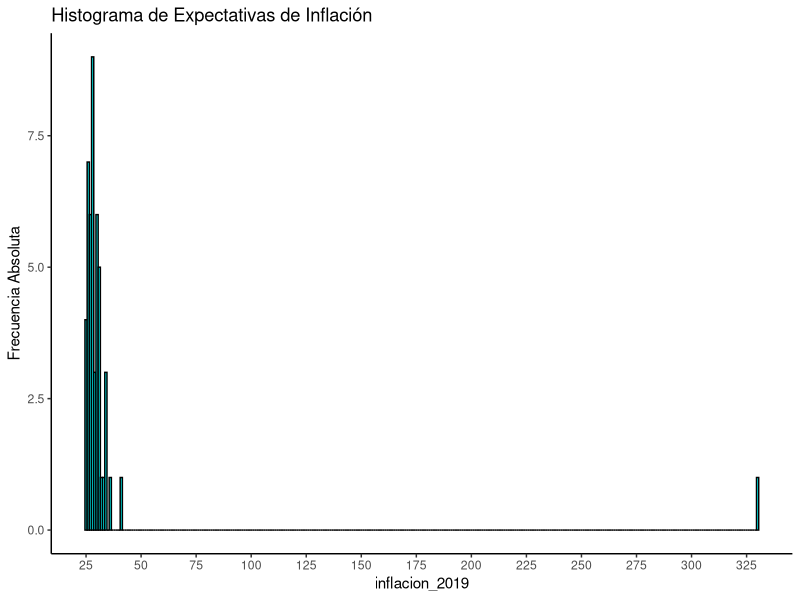
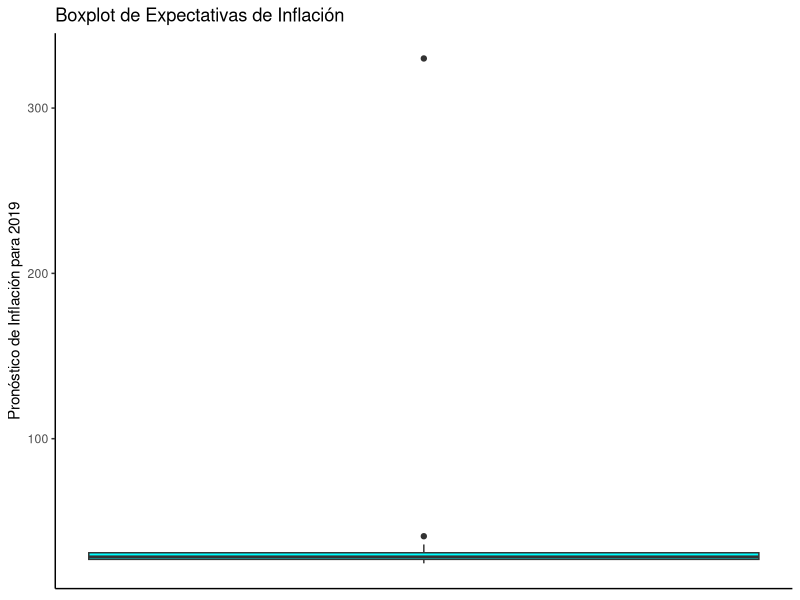
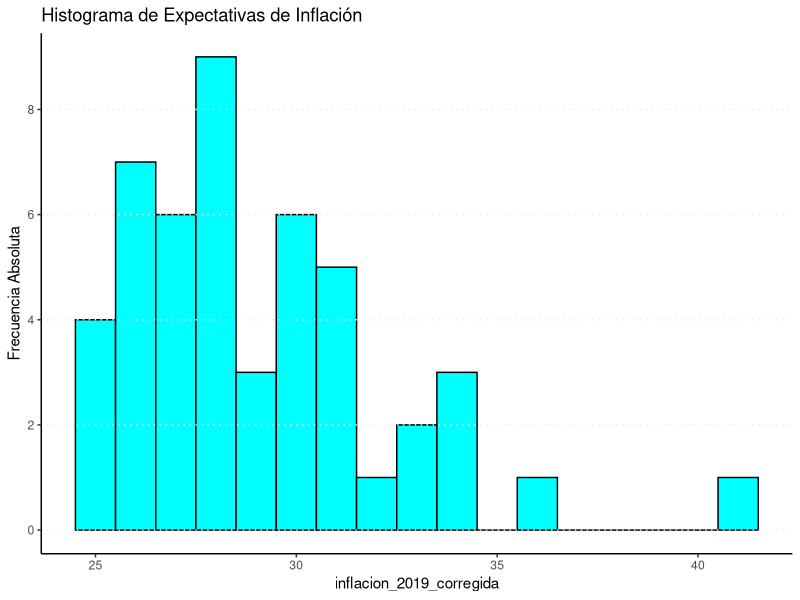
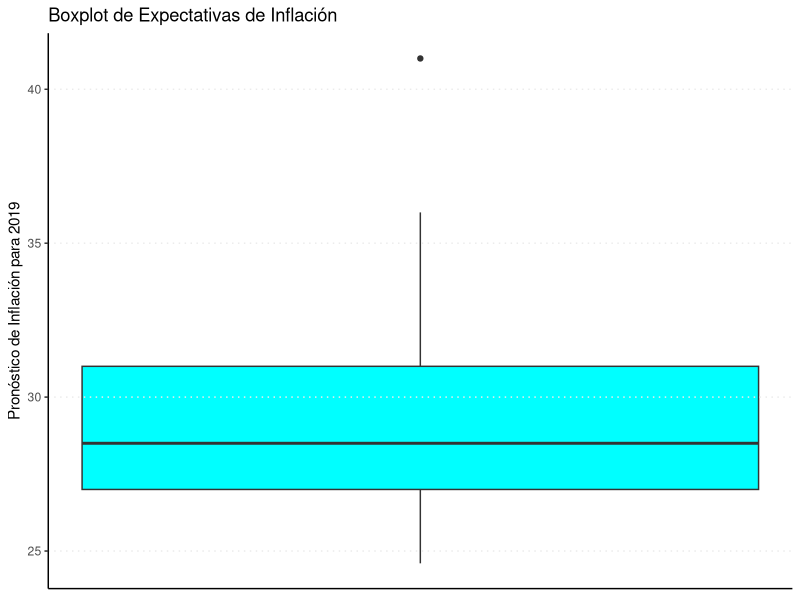
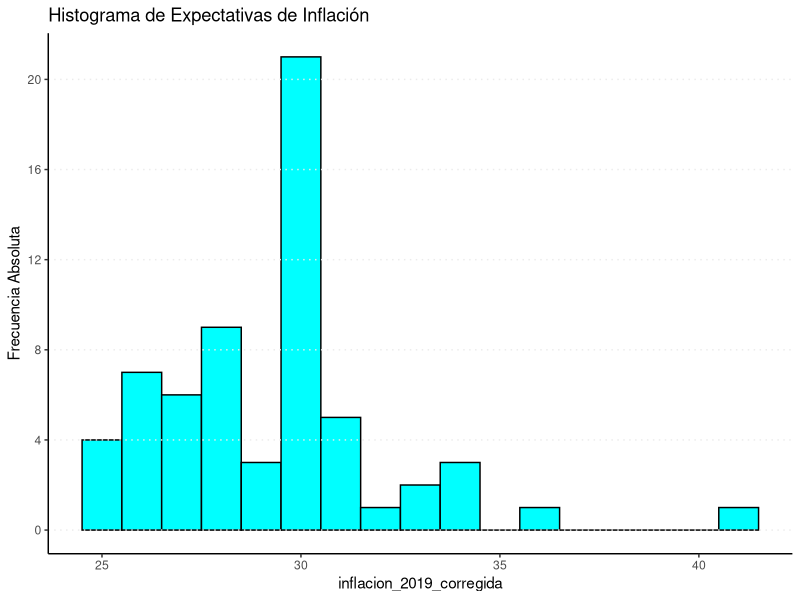
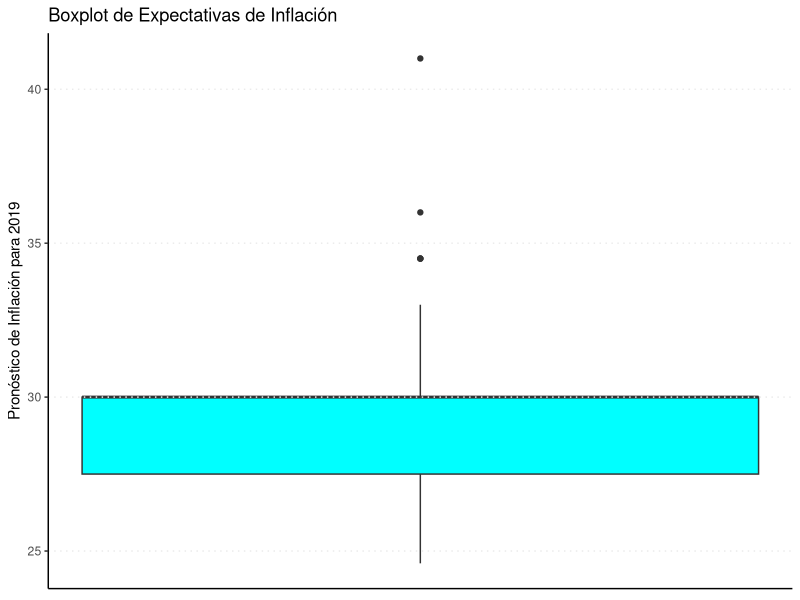

Recreate these plots in R, in order.
########################################################
## TP de Estadística ###################################
## Curso de Tamara Burdisso - FCE UBA ##################
########################################################
## Primera Parte - Ejercicio 1 #########################
########################################################

#' Una práctica habitual de los principales bancos centrales del mundo es realizar un 
#' **relevamiento sistemático de los principales pronósticos macroeconómicos de corto y mediano plazo**
#' que distintos analistas realizan sobre la evolución de la economía. Además de contribuir 
#' con la política de transparencia en la comunicación, la información que proporciona este
#' tipo de encuestas resulta de **gran relevancia para las decisiones de política monetaria y económica**.
#' Adicionalmente, esta información es relevante para las decisiones de consumo e inversión,
#' constituyéndose como un bien público al proveer a la comunidad la mejor información posible
#' respecto de las estimaciones que realizan los especialistas sobre el comportamiento futuro
#' de las principales variables económicas.
#' 
#' El Banco Central de la República Argentina (BCRA) publica todos los meses el 
#' **Relevamiento de Expectativas de Mercado (REM)**. Para ello, en los últimos 3 días hábiles
#' de cada mes realiza un relevamiento sobre las expectativas de los precios minoristas,
#' la tasa de interés, el tipo de cambio nominal, el nivel de actividad económica y el resultado
#' primario del sector público nacional no financiero. Para mayor información sobre el REM, visitar el 
#' siguiente link: 
#' 
#' http://www.bcra.gov.ar/Pdfs/PublicacionesEstadisticas/Consideraciones%20del%20Relevamiento%20de%20Expectativas%20de%20Mercado%20(REM).pdf
#'    
#' A continuación, se presenta una simulación de los pronósticos que 48 agentes tenían en
#' diciembre de 2018 sobre la inflación anual de 2019. Las respuestas de cada agente se almacenan
#' en el objeto 'inflacion_2019':
#' 

###### Ejecutar desde aqui #################################
library(tidyverse) ## Cargamos un paquete de funciones necesario para el ejercicio
inflacion_2019 <- c(31.5, 28.5, 27.5, 27.0, 31.5, 36.0, 29.0, 26.0, 28.5, 28.5, 27.0, 31.0, 31.0, 27.5,
                    30.0, 26.0, 27.0, 41.0, 26.5, 34.5, 28.5, 25.5, 30.0, 26.5, 31.0, 30.5, 32.0, 33.0,
                    28.0, 28.0, 29.0, 28.0, 26.0, 24.6, 29.5, 30.0, 34.5, 25.0, 30.0, 26.0, 27.0, 25.0,
                    34.5, 26.0, 28.5, 28.0, 330, 30.0)
###### Hasta aqui ##########################################


#' El ejercicio consiste en analizar qué esperan estos agentes sobre la tasa de inflación de 2019.

##### Ejercicio a)

#' Calcular las siguientes medidas de centralidad: Media, Mediana, Moda.
#' 
#' Calcular las siguientes medidas de dispersion: Rango, Rango intercuartilico, Varianza y Desvio Standard.
#' 
#' Las siguientes funciones pueden ser utiles para calcular estos valores:

###### Ejecutar desde aqui #################################
summary(inflacion_2019) # Esta función calcula máximo, mínimo, Q1, Q3, media y mediana
var(inflacion_2019) # Esta función calcula la varianza
sd(inflacion_2019) # Esta función calcula el desvío standard
###### Hasta aqui ##########################################


#' Calcular una tabla de frecuencias. ¿Cuáles son los 5 pronósticos más frecuentes?

###### Ejecutar desde aqui #################################
as.data.frame(inflacion_2019) %>%
  group_by(inflacion_2019) %>%
  summarise(Inflacion_2019=unique(inflacion_2019), Frecuencia=n()) %>%
  select(Inflacion_2019, Frecuencia) %>%
  arrange(desc(Frecuencia)) %>%
  print(n=25)
###### Hasta aqui ##########################################
 
#' Dibujar histograma y boxplot de las expectativas de inflación.
#' 

##### Histograma:

###### Ejecutar desde aqui #################################
inflacion_2019 %>% as.data.frame() %>%
  ggplot() +
  geom_histogram(aes(inflacion_2019), binwidth = 1, fill="cyan", color="black") +
  theme_classic() +
  ggtitle("Histograma de Expectativas de Inflación") +
  ylab("Frecuencia Absoluta") +
  scale_x_continuous(breaks=seq(0,350,25))
###### Hasta aqui ##########################################

##### Boxplot:
 
###### Ejecutar desde aqui #################################
inflacion_2019 %>% as.data.frame() %>%
  ggplot() +
  geom_boxplot(aes(y=inflacion_2019), fill="cyan") +
  theme_classic() +
  ggtitle("Boxplot de Expectativas de Inflación") +
  ylab("Pronóstico de Inflación para 2019") +
  theme(axis.text.x = element_blank(),
        axis.ticks.x = element_blank())
###### Hasta aqui ##########################################

#' ¿Identifica algún valor que pueda considerarse atípico? ¿Cuál?

 
##### Ejercicio b)
 
#' Al analizar los resultados y gráficos anteriores, se sospecha de un error al ingresar los datos.
#' En efecto, la respuesta número 47 fue registrada como 330, cuando en realidad debería figurar 33.0.

#' Para corregir este error, crearemos un nuevo objeto 'inflacion_2019_corregida' con el dato correcto.

###### Ejecutar desde aqui #################################
inflacion_2019_corregida <- inflacion_2019
inflacion_2019_corregida[47] <- 33.0
###### Hasta aqui ##########################################


#' Repita el calculo de medidas de centralidad y dispersion.
#' ¿Cuáles se modifican y cuales quedan igual? 
#' Tambien realice nuevamente el histograma y el boxplot.
#' Explique las diferencias que observa con el ejercicio a)
#' 

###### Ejecutar desde aqui #################################
summary(inflacion_2019_corregida)
var(inflacion_2019_corregida)
sd(inflacion_2019_corregida)
###### Hasta aqui ##########################################

#### Histograma

###### Ejecutar desde aqui #################################
inflacion_2019_corregida %>% as.data.frame() %>%
  ggplot() +
  geom_histogram(aes(inflacion_2019_corregida), binwidth = 1, fill="cyan", color="black") +
  theme_classic() +
  ggtitle("Histograma de Expectativas de Inflación") +
  ylab("Frecuencia Absoluta") +
  scale_x_continuous(breaks=seq(0,45,5)) +
  scale_y_continuous(breaks = seq(0,10,2)) +
  theme(panel.grid.major.y = element_line(linetype = "dotted"),
        panel.background = element_blank(),
        panel.ontop = TRUE)
###### Hasta aqui ##########################################

#### Boxplot

###### Ejecutar desde aqui #################################
inflacion_2019_corregida %>% as.data.frame() %>%
  ggplot() +
  geom_boxplot(aes(y=inflacion_2019_corregida), fill="cyan") +
  theme_classic() +
  ggtitle("Boxplot de Expectativas de Inflación") +
  ylab("Pronóstico de Inflación para 2019") +
  theme(axis.text.x = element_blank(),
        axis.ticks.x = element_blank(),
        panel.grid.major.y = element_line(linetype = "dotted"),
        panel.background = element_blank(),
        panel.ontop = TRUE)
###### Hasta aqui ##########################################


##### Ejercicio c)

#' Viendo los resultados de a) y b), explique el significado de la siguiente frase:

#' 'La mediana y el RIC son robustas a la ocurrencia de valores atipicos, mientras que la media y la
#'  varianza no lo son'


##### Ejercicio d)

#' Supongamos que un grupo de 15 agentes envió tarde su respuesta, por lo que no fueron incluidos
#' originalmente en el REM. El BCRA decide actualizar su publicación incorporando estos nuevos 15 pronósticos.
#' Sorprendentemente, los 15 pronósticos son iguales: todos esperan una inflación del 30% para 2019.
#' Incorpore estas notas al objeto inflacion_2019_corregida:
#' 

###### Ejecutar desde aqui #################################
inflacion_2019_corregida <- c(inflacion_2019_corregida, rep(30,15))
###### Hasta aqui ##########################################

 
#' Revise que se han incorporado las notas correctamente:

###### Ejecutar desde aqui #################################
inflacion_2019_corregida
###### Hasta aqui ##########################################


#' Repita el cálculo de los indicadores de centralidad y dispersión.
#' También realice histograma y boxplot.
#' Compare con los resultados del ejercicio b)
#' ¿Qué efectos tiene que se hayan incorporado 15 pronósticos iguales?
#' 

###### Ejecutar desde aqui #################################
summary(inflacion_2019_corregida)
var(inflacion_2019_corregida)
sd(inflacion_2019_corregida)
###### Hasta aqui ##########################################

#### Histograma

###### Ejecutar desde aqui #################################
inflacion_2019_corregida %>% as.data.frame() %>%
  ggplot() +
  geom_histogram(aes(inflacion_2019_corregida), binwidth = 1, fill="cyan", color="black") +
  theme_classic() +
  ggtitle("Histograma de Expectativas de Inflación") +
  ylab("Frecuencia Absoluta") +
  scale_x_continuous(breaks=seq(0,45,5)) +
  scale_y_continuous(breaks = seq(0,20,4)) +
  theme(panel.grid.major.y = element_line(linetype = "dotted"),
        panel.background = element_blank(),
        panel.ontop = TRUE)
###### Hasta aqui ##########################################

#### Boxplot

###### Ejecutar desde aqui #################################
inflacion_2019_corregida %>% as.data.frame() %>%
  ggplot() +
  geom_boxplot(aes(y=inflacion_2019_corregida), fill="cyan") +
  theme_classic() +
  ggtitle("Boxplot de Expectativas de Inflación") +
  ylab("Pronóstico de Inflación para 2019") +
  theme(axis.text.x = element_blank(),
        axis.ticks.x = element_blank(),
        panel.grid.major.y = element_line(linetype = "dotted"),
        panel.background = element_blank(),
        panel.ontop = TRUE)
###### Hasta aqui ##########################################

# Interpretar los resultados.

# Fin del ejercicio. 